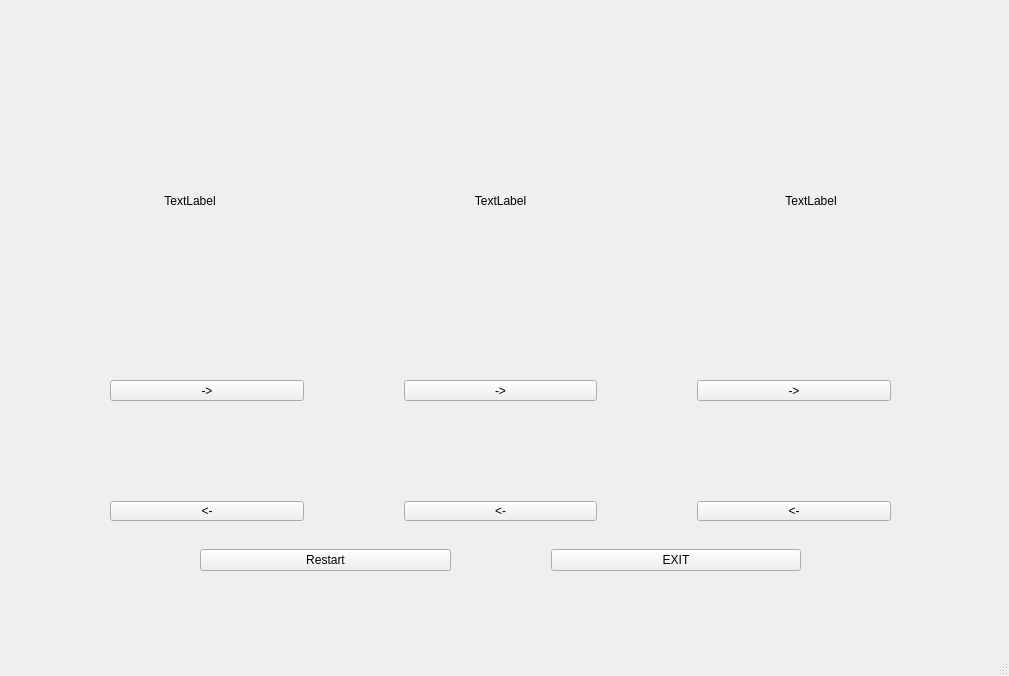
<?xml version="1.0" encoding="UTF-8"?>
<ui version="4.0">
 <class>hanoiTowers</class>
 <widget class="QMainWindow" name="hanoiTowers">
  <property name="geometry">
   <rect>
    <x>0</x>
    <y>0</y>
    <width>1009</width>
    <height>676</height>
   </rect>
  </property>
  <property name="windowTitle">
   <string>hanoiTowers</string>
  </property>
  <widget class="QWidget" name="centralwidget">
   <widget class="QWidget" name="horizontalLayoutWidget">
    <property name="geometry">
     <rect>
      <x>110</x>
      <y>380</y>
      <width>781</width>
      <height>141</height>
     </rect>
    </property>
    <layout class="QHBoxLayout" name="horizontalLayout">
     <property name="spacing">
      <number>100</number>
     </property>
     <item>
      <layout class="QVBoxLayout" name="verticalLayout">
       <item>
        <widget class="QPushButton" name="T1T2">
         <property name="text">
          <string>-&gt;</string>
         </property>
        </widget>
       </item>
       <item>
        <widget class="QPushButton" name="T1T3">
         <property name="text">
          <string>&lt;-</string>
         </property>
        </widget>
       </item>
      </layout>
     </item>
     <item>
      <layout class="QVBoxLayout" name="verticalLayout_2">
       <item>
        <widget class="QPushButton" name="T2T3">
         <property name="text">
          <string>-&gt;</string>
         </property>
        </widget>
       </item>
       <item>
        <widget class="QPushButton" name="T2T1">
         <property name="text">
          <string>&lt;-</string>
         </property>
        </widget>
       </item>
      </layout>
     </item>
     <item>
      <layout class="QVBoxLayout" name="verticalLayout_3">
       <item>
        <widget class="QPushButton" name="T3T1">
         <property name="text">
          <string>-&gt;</string>
         </property>
        </widget>
       </item>
       <item>
        <widget class="QPushButton" name="T3T2">
         <property name="text">
          <string>&lt;-</string>
         </property>
        </widget>
       </item>
      </layout>
     </item>
    </layout>
   </widget>
   <widget class="QWidget" name="horizontalLayoutWidget_2">
    <property name="geometry">
     <rect>
      <x>200</x>
      <y>520</y>
      <width>601</width>
      <height>80</height>
     </rect>
    </property>
    <layout class="QHBoxLayout" name="horizontalLayout_2">
     <property name="spacing">
      <number>100</number>
     </property>
     <item>
      <widget class="QPushButton" name="restartBtn">
       <property name="text">
        <string>Restart</string>
       </property>
      </widget>
     </item>
     <item>
      <widget class="QPushButton" name="exitBtn">
       <property name="text">
        <string>EXIT</string>
       </property>
      </widget>
     </item>
    </layout>
   </widget>
   <widget class="QWidget" name="horizontalLayoutWidget_3">
    <property name="geometry">
     <rect>
      <x>110</x>
      <y>30</y>
      <width>781</width>
      <height>341</height>
     </rect>
    </property>
    <layout class="QHBoxLayout" name="horizontalLayout_3">
     <property name="spacing">
      <number>150</number>
     </property>
     <item>
      <layout class="QVBoxLayout" name="verticalLayout_4">
       <item>
        <widget class="QLabel" name="T1label">
         <property name="autoFillBackground">
          <bool>false</bool>
         </property>
         <property name="text">
          <string>TextLabel</string>
         </property>
         <property name="alignment">
          <set>Qt::AlignCenter</set>
         </property>
        </widget>
       </item>
      </layout>
     </item>
     <item>
      <layout class="QVBoxLayout" name="verticalLayout_6">
       <item>
        <widget class="QLabel" name="T2label">
         <property name="autoFillBackground">
          <bool>false</bool>
         </property>
         <property name="text">
          <string>TextLabel</string>
         </property>
         <property name="alignment">
          <set>Qt::AlignCenter</set>
         </property>
        </widget>
       </item>
      </layout>
     </item>
     <item>
      <layout class="QVBoxLayout" name="verticalLayout_5">
       <item>
        <widget class="QLabel" name="T3label">
         <property name="contextMenuPolicy">
          <enum>Qt::DefaultContextMenu</enum>
         </property>
         <property name="autoFillBackground">
          <bool>false</bool>
         </property>
         <property name="text">
          <string>TextLabel</string>
         </property>
         <property name="textFormat">
          <enum>Qt::AutoText</enum>
         </property>
         <property name="scaledContents">
          <bool>false</bool>
         </property>
         <property name="alignment">
          <set>Qt::AlignCenter</set>
         </property>
        </widget>
       </item>
      </layout>
     </item>
    </layout>
   </widget>
  </widget>
  <widget class="QMenuBar" name="menubar">
   <property name="geometry">
    <rect>
     <x>0</x>
     <y>0</y>
     <width>1009</width>
     <height>22</height>
    </rect>
   </property>
  </widget>
  <widget class="QStatusBar" name="statusbar"/>
 </widget>
 <resources/>
 <connections/>
</ui>
